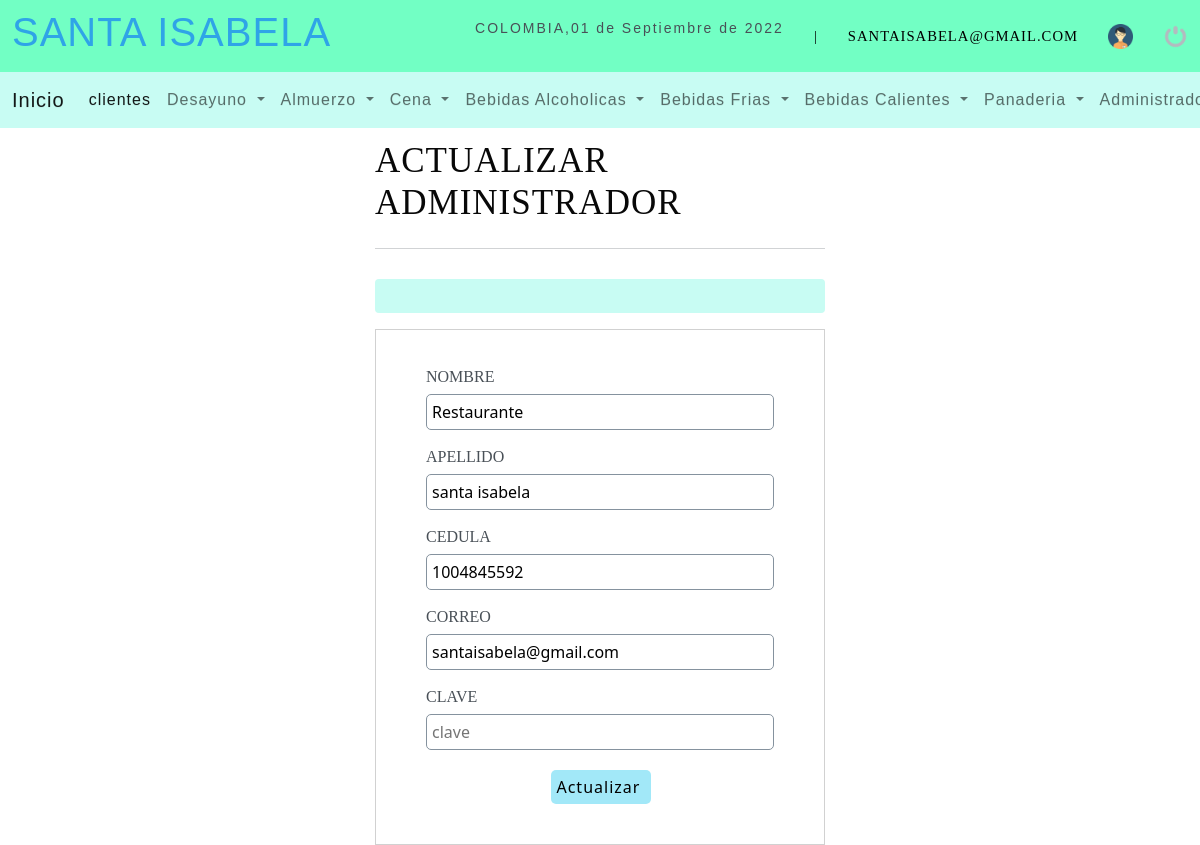
/sistema/Editar_Administrador.php?id=1 (signed in), run on the app's committed database.
### tables this page shows
CREATE TABLE `administrador` (
  `id_admin` int(10) NOT NULL,
  `nombre` varchar(50) NOT NULL,
  `apellido` varchar(50) NOT NULL,
  `cedula` int(11) NOT NULL,
  `correo` varchar(150) NOT NULL,
  `clave` varchar(300) NOT NULL,
  `estatus` int(11) NOT NULL DEFAULT '1'
);

### sistema/Editar_Administrador.php (the view, shortened to what this page needs)
<?php
  include "../conexion.php";
$id_admin=$_REQUEST['id'];
$sql=mysqli_query($conexion,"SELECT id_admin,nombre,apellido,cedula,correo FROM administrador
WHERE id_admin=$id_admin");
$result_sql=mysqli_num_rows($sql);
if($result_sql==0){
    header('location:Listar_Administrador.php');
}else{
    while($data=mysqli_fetch_array($sql)){
        $nombre=$data['nombre'];
        $apellido=$data['apellido'];
        $cedula=$data['cedula'];
        $correo=$data['correo'];
    }
}
?>
<!DOCTYPE html>
<html lang="en">
<head>
	<?php include "includes/scripts.php";?>
    <link rel="stylesheet" type="text/css" href="css/registrar.css">
</head>
<body>
<?php include "includes/header.php";?>
	<section id="container">
		<div class="form_register">
            <h1>ACTUALIZAR   ADMINISTRADOR</h1>
            <hr>
            <div class="alert"><?php echo isset($alert)? $alert:'';?></div>
            <form action="" method="post">
            <label for="nombre">NOMBRE</label>
            <input type="text" name="nombre" id="nombre" placeholder="nombre" required value="<?php echo $nombre;?>">
            <label for="apellido">APELLIDO</label>
            <input type="text" name="apellido" id="apellido" placeholder="apellido" required value="<?php echo $apellido;?>">
            <label for="cedula">CEDULA</label>
            <input type="text" name="cedula" id="cedula" placeholder="cedula" required value="<?php echo $cedula;?>">
            <label for="correo">CORREO</label>
            <input type="text" name="correo" id="correo" placeholder="correo" required value="<?php echo $correo;?>">
            <label for="clave">CLAVE</label>
            <input type="password" name="clave" id="clave" placeholder="clave"  >
            <input type="submit" value="Actualizar " class="btn_save">
            </form>
        </div>
	</section>
</body>
</html>

### sistema/css/header.css (style rules this page uses)
* { margin: 0; padding: 0; box-sizing: border-box; }
body { background: #ededed; }
h1, h2, h3, h4, h5, h6 { font-family: 'arial'; font-weight: bold; letter-spacing: 1px; }
h1 { font-size: 26px; }

### sistema/css/registrar.css (style rules this page uses)
* { margin:0px; padding: 0px; box-sizing:border-box; }
.form_register { width: 450px; margin: auto; }
.form_register h1 { color: #080808; font-size: 20pt; font-family: 'GothamBook'; }
hr { border:0 ; background:#ccc ; height: 1px; margin:10px 0 ; display:block ; }
form { background:#fff ; margin:auto ; padding: 20px 50px; border: 1px solid #d1d1d1; }
label { display: block; font-size: 12pt; font-family: 'GothamBook'; margin: 15px auto 5px auto; }
input,select { display: block; width: 100%; font-size: 11pt; padding: 5px; border: 1px solid #85929e; border-radius: 5px; }
.btn_save { font-size: 12pt; background: #a2e8f8; padding: 5px; color: rgb(0, 0, 0); letter-spacing: 1px; border: 0; cursor: pointer; margin: 20px 125PX; width: 100px; }
.alert { width: 100%; background: #c8fcf3; border-radius: 6px; margin: 30px auto; }

### sistema/css/listar_administrador.css (style rules this page uses)
* { margin: 0; padding: 0; box-sizing: border-box; }
#container h1 { margin-top: 140px; font-size:35px ; display: inline-block; }

### sistema/css/eliminar_administrador.css (style rules this page uses)
* { margin:0px; padding: 0px; box-sizing:border-box; }

### data on the page
administrador: nombre "Restaurante", apellido "santa isabela", cedula "1004845592", correo "santaisabela@gmail.com"

### other printed values
fechac() "01 de Septiembre de 2022"
$_SESSION['correo'] "SANTAISABELA@GMAIL.COM"
